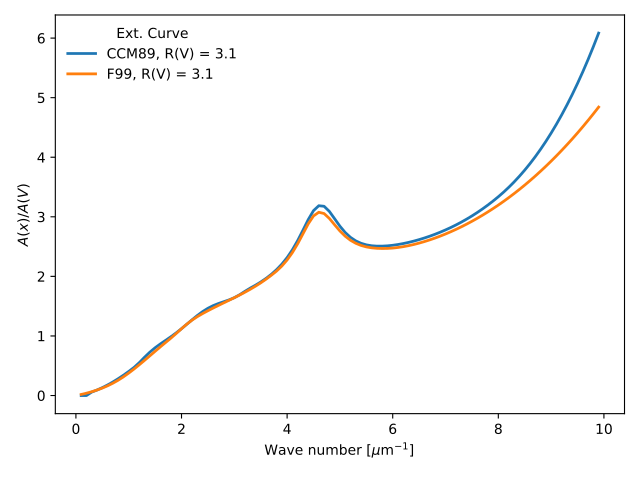

Generate this figure with Python:
import numpy as np
import matplotlib.pyplot as plt
import astropy.units as u

from dustapprox.extinction import CCM89, F99

#define the wave numbers
x = np.arange(0.1, 10, 0.1)    # in microns^{-1}
lamb = 1. / x * u.micron

curves = [CCM89(), F99()]
Rv = 3.1

for c in curves:
    name = c.name
    plt.plot(x, c(lamb, Rv=Rv), label=f'{name:s}, R(V) = {Rv:0.1f}', lw=2)
plt.xlabel(r'Wave number [$\mu$m$^{-1}$]')
plt.ylabel(r'$A(x)/A(V)$')
plt.legend(loc='upper left', frameon=False, title='Ext. Curve')

plt.tight_layout()
plt.show()
